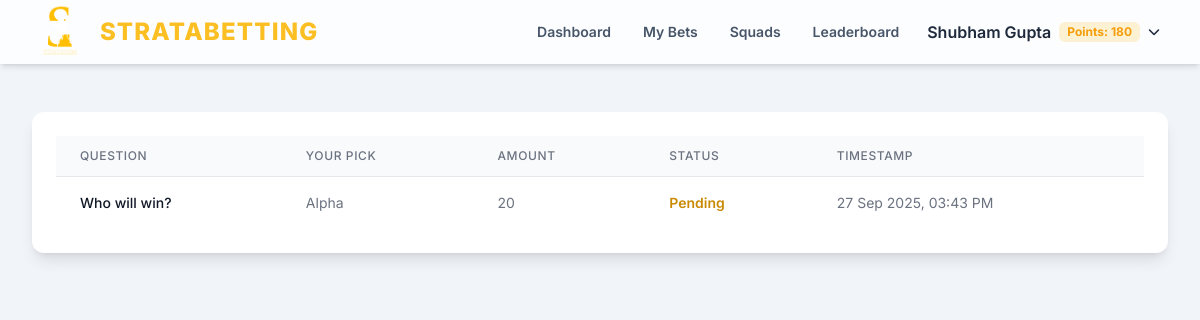
Page /my_bets (signed in) on the committed database.
### app.py (models this page shows, shortened)
class User(db.Model):
    roll_number = db.Column(db.String(20), primary_key=True)
    name = db.Column(db.String(100), nullable=False)
    password_hash = db.Column(db.String(60), nullable=False)
    points = db.Column(db.Integer, nullable=False, default=200)
    is_admin = db.Column(db.Boolean, nullable=False, default=False)
    bets = db.relationship('Bet', backref='bettor', lazy=True, cascade="all, delete-orphan")
    @property
    def password(self):
        raise AttributeError('password is not a readable attribute')

class Bet(db.Model):
    id = db.Column(db.Integer, primary_key=True)
    user_roll_number = db.Column(db.String(20), db.ForeignKey('user.roll_number'), nullable=False)
    question_id = db.Column(db.Integer, db.ForeignKey('question.id'), nullable=False)
    option_id = db.Column(db.Integer, db.ForeignKey('option.id'), nullable=False)
    amount = db.Column(db.Integer, nullable=False)
    status = db.Column(db.String(20), nullable=False, default='Pending')
    timestamp = db.Column(db.DateTime, nullable=False, default=datetime.utcnow)
    option = db.relationship('Option', backref='bets')

class Question(db.Model):
    id = db.Column(db.Integer, primary_key=True)
    event_id = db.Column(db.Integer, db.ForeignKey('event.id'), nullable=False)
    text = db.Column(db.String(255), nullable=False)
    is_open = db.Column(db.Boolean, nullable=False, default=True)
    winning_option_id = db.Column(db.Integer, db.ForeignKey('option.id'), nullable=True)
    options = db.relationship('Option', foreign_keys='Option.question_id', backref='question', lazy=True, cascade="all, delete-orphan")
    winning_option = db.relationship('Option', foreign_keys=[winning_option_id])
    bets = db.relationship('Bet', backref='question', lazy=True, cascade="all, delete-orphan")

class Option(db.Model):
    id = db.Column(db.Integer, primary_key=True)
    question_id = db.Column(db.Integer, db.ForeignKey('question.id'), nullable=False)
    text = db.Column(db.String(100), nullable=False)
    odds = db.Column(db.Float, nullable=False, default=1.8)

### app.py (the view)
@app.route('/my_bets')
def my_bets():
    user = get_current_user()
    if not user:
        return redirect(url_for('login'))
    bets = Bet.query.filter_by(user_roll_number=user.roll_number).order_by(Bet.timestamp.desc()).all()
    return render_template('my_bets.html', user=user, bets=bets)

### app.py (called while the page is built)
def get_current_user():
    if 'roll_number' in session:
        return User.query.get(session['roll_number'])
    return None

### templates/my_bets.html (shortened to what this page needs)
{% extends "base.html" %}
{% block content %}
<div class="bg-white p-6 rounded-xl shadow-lg">
    <div class="overflow-x-auto">
        <table class="min-w-full divide-y divide-gray-200">
            <thead class="bg-gray-50">
                <tr>
                    <th scope="col"
                        class="px-6 py-3 text-left text-xs font-medium text-gray-500 uppercase tracking-wider">Question
                    </th>
                    <th scope="col"
                        class="px-6 py-3 text-left text-xs font-medium text-gray-500 uppercase tracking-wider">Your Pick
                    </th>
                    <th scope="col"
                        class="px-6 py-3 text-left text-xs font-medium text-gray-500 uppercase tracking-wider">Amount
                    </th>
                    <th scope="col"
                        class="px-6 py-3 text-left text-xs font-medium text-gray-500 uppercase tracking-wider">Status
                    </th>
                    <th scope="col"
                        class="px-6 py-3 text-left text-xs font-medium text-gray-500 uppercase tracking-wider">Timestamp
                    </th>
                </tr>
            </thead>
            <tbody class="bg-white divide-y divide-gray-200">
                {% for bet in bets %}
                <tr>
                    <td class="px-6 py-4 whitespace-normal text-sm font-medium text-gray-900">{{ bet.question.text }}
                    </td>
                    <td class="px-6 py-4 whitespace-nowrap text-sm text-gray-500">{{ bet.option.text }}</td>
                    <td class="px-6 py-4 whitespace-nowrap text-sm text-gray-500">{{ bet.amount }}</td>
                    <td
                        class="px-6 py-4 whitespace-nowrap text-sm font-semibold
                        {% if bet.status == 'Won' %}text-green-600{% elif bet.status == 'Lost' %}text-red-600{% else %}text-yellow-600{% endif %}">
                        {{ bet.status }}
                    </td>
                    <td class="px-6 py-4 whitespace-nowrap text-sm text-gray-500">{{ bet.timestamp.strftime('%d %b %Y,
                        %I:%M %p') }}</td>
                </tr>
                {% else %}
                <tr>
                    <td colspan="5" class="px-6 py-4 text-center text-gray-500">You haven't placed any bets yet.</td>
                </tr>
                {% endfor %}
            </tbody>
        </table>
    </div>
</div>
{% endblock %}

### templates/base.html (shortened to what this page needs)
<!DOCTYPE html>
<html lang="en" x-data="{ isDarkMode: true }" x-init="
    isDarkMode = JSON.parse(localStorage.getItem('isDarkMode')) ?? true;
    $watch('isDarkMode', value => localStorage.setItem('isDarkMode', JSON.stringify(value)))"
    :class="isDarkMode ? 'dark' : ''">
<head>
    <link rel="stylesheet" type="text/css" href="https://unpkg.com/trix@2.0.8/dist/trix.css">
    <script src="https://cdn.tailwindcss.com"></script>
    <link rel="stylesheet" href="https://cdnjs.cloudflare.com/ajax/libs/font-awesome/6.4.2/css/all.min.css">
</head>
<body class="bg-slate-100 dark:bg-gray-900 text-slate-800 dark:text-slate-300 transition-colors duration-300">
    <div class="min-h-full">
        <nav x-data="{ isMobileMenuОpen: false }"
            class="bg-white/80 dark:bg-gray-800/80 backdrop-blur-md shadow-md fixed w-full z-40">
            <div class="mx-auto max-w-7xl px-4 sm:px-6 lg:px-8">
                <div class="flex h-16 items-center justify-between">
                    <div class="flex items-center">
                        <div class="flex-shrink-0">
                            <a href="/" class="flex items-center space-x-3">
                                <img class="h-14 w-auto" src="{{ url_for('static', filename='stratagem-logo.png') }}"
                                    alt="Stratagem Logo">
                                <span class="text-amber-400 font-extrabold text-2xl tracking-wider">
                                    STRATABETTING
                                </span>
                            </a>
                        </div>
                    </div>
                    <div class="hidden md:block">
                        <div class="ml-10 flex items-center space-x-2">
                            {% if user %}
                            {% if user.is_admin %}
                            <a href="{{ url_for('admin_dashboard') }}"
                                class="text-slate-600 dark:text-slate-300 hover:text-amber-400 px-3 py-2 text-sm font-semibold transition-colors">Admin
                                Home</a>
                            {% else %}
                            <a href="{{ url_for('dashboard') }}"
                                class="text-slate-600 dark:text-slate-300 hover:text-amber-400 px-3 py-2 text-sm font-semibold transition-colors">Dashboard</a>
                            <a href="{{ url_for('my_bets') }}"
                                class="text-slate-600 dark:text-slate-300 hover:text-amber-400 px-3 py-2 text-sm font-semibold transition-colors">My
                                Bets</a>
                            {% endif %}
                            <a href="{{ url_for('squads') }}"
                                class="text-slate-600 dark:text-slate-300 hover:text-amber-400 px-3 py-2 text-sm font-semibold transition-colors">Squads</a>
                            <a href="{{ url_for('leaderboard') }}"
                                class="text-slate-600 dark:text-slate-300 hover:text-amber-400 px-3 py-2 text-sm font-semibold transition-colors">Leaderboard</a>
                            <div class="relative group" x-data="{ open: false }">
                                <button @click="open = !open"
                                    class="flex items-center space-x-2 p-2 rounded-lg hover:bg-slate-200 dark:hover:bg-gray-700">
                                    <span class="font-semibold text-slate-800 dark:text-white">{{ user.name }}</span>
                                    <span
                                        class="bg-amber-400/20 text-amber-500 font-bold px-2 py-0.5 rounded-md text-xs">Points:
                                        {{ user.points }}</span>
                                    <i class="fa-solid fa-chevron-down text-xs transition-transform dark:text-slate-300"
                                        :class="open ? 'rotate-180' : ''"></i>
                                </button>
                            </div>
                            {% endif %}
                        </div>
                    </div>
                </div>
            </div>
        </nav>
        <main class="pt-16">
            <div class="mx-auto max-w-7xl py-12 sm:px-6 lg:px-8">
                {% block content %}{% endblock %}
            </div>
        </main>
    </div>
</body>
</html>

### templates/base.html (style rules this page uses)
body { font-family: 'Inter', sans-serif; }
.text-amber-400 { color: #FFBF00; }

### rows in the picture
User: name "Shubham Gupta", points "180"
Bet: question.text "Who will win?", option.text "Alpha", amount "20", status "Pending", timestamp "27 Sep 2025, 03:43 PM"
